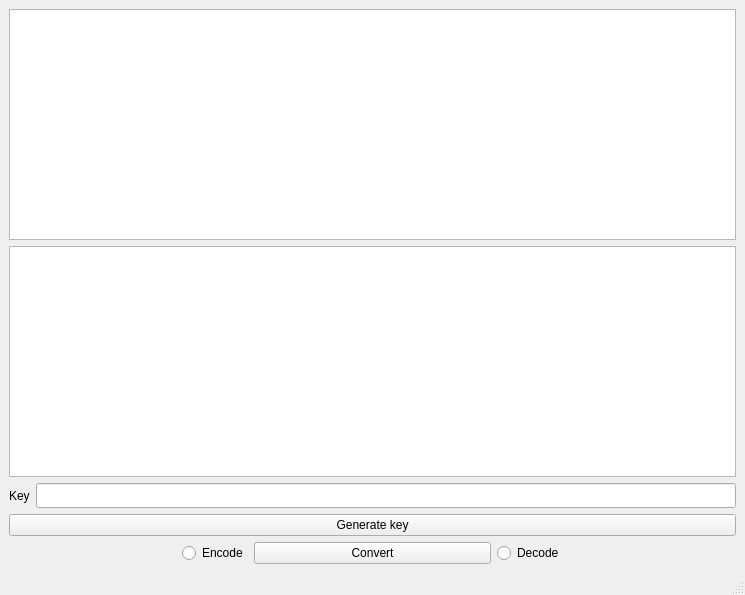
<?xml version="1.0" encoding="UTF-8"?>
<ui version="4.0">
 <class>MainWindow</class>
 <widget class="QMainWindow" name="MainWindow">
  <property name="geometry">
   <rect>
    <x>0</x>
    <y>0</y>
    <width>745</width>
    <height>595</height>
   </rect>
  </property>
  <property name="windowTitle">
   <string>MainWindow</string>
  </property>
  <widget class="QWidget" name="centralwidget">
   <layout class="QHBoxLayout" name="horizontalLayout">
    <item>
     <layout class="QVBoxLayout" name="verticalLayout_2">
      <item>
       <widget class="QPlainTextEdit" name="input">
        <property name="font">
         <font>
          <family>JetBrains Mono</family>
         </font>
        </property>
       </widget>
      </item>
      <item>
       <widget class="QPlainTextEdit" name="output">
        <property name="font">
         <font>
          <family>JetBrains Mono</family>
         </font>
        </property>
        <property name="readOnly">
         <bool>true</bool>
        </property>
       </widget>
      </item>
      <item>
       <layout class="QHBoxLayout" name="horizontalLayout_3">
        <item>
         <widget class="QLabel" name="keyLabel">
          <property name="text">
           <string>Key</string>
          </property>
         </widget>
        </item>
        <item>
         <widget class="QLineEdit" name="keyLineEdit">
          <property name="font">
           <font>
            <family>JetBrains Mono</family>
           </font>
          </property>
          <property name="readOnly">
           <bool>true</bool>
          </property>
         </widget>
        </item>
       </layout>
      </item>
      <item>
       <widget class="QPushButton" name="generateButton">
        <property name="text">
         <string>Generate key</string>
        </property>
       </widget>
      </item>
      <item>
       <layout class="QHBoxLayout" name="horizontalLayout_2">
        <item alignment="Qt::AlignRight">
         <widget class="QRadioButton" name="encodeRadioButton">
          <property name="text">
           <string>Encode</string>
          </property>
         </widget>
        </item>
        <item>
         <widget class="QPushButton" name="convertButton">
          <property name="maximumSize">
           <size>
            <width>237</width>
            <height>16777215</height>
           </size>
          </property>
          <property name="text">
           <string>Convert</string>
          </property>
         </widget>
        </item>
        <item alignment="Qt::AlignLeft">
         <widget class="QRadioButton" name="decodeRadioButton">
          <property name="text">
           <string>Decode</string>
          </property>
         </widget>
        </item>
       </layout>
      </item>
     </layout>
    </item>
   </layout>
  </widget>
  <widget class="QStatusBar" name="statusbar"/>
 </widget>
 <resources/>
 <connections>
  <connection>
   <sender>convertButton</sender>
   <signal>clicked()</signal>
   <receiver>MainWindow</receiver>
   <slot>convertButton()</slot>
   <hints>
    <hint type="sourcelabel">
     <x>372</x>
     <y>546</y>
    </hint>
    <hint type="destinationlabel">
     <x>372</x>
     <y>297</y>
    </hint>
   </hints>
  </connection>
  <connection>
   <sender>generateButton</sender>
   <signal>clicked()</signal>
   <receiver>MainWindow</receiver>
   <slot>generateButton()</slot>
   <hints>
    <hint type="sourcelabel">
     <x>372</x>
     <y>512</y>
    </hint>
    <hint type="destinationlabel">
     <x>372</x>
     <y>297</y>
    </hint>
   </hints>
  </connection>
  <connection>
   <sender>encodeRadioButton</sender>
   <signal>clicked()</signal>
   <receiver>MainWindow</receiver>
   <slot>setEncodeMode()</slot>
   <hints>
    <hint type="sourcelabel">
     <x>205</x>
     <y>546</y>
    </hint>
    <hint type="destinationlabel">
     <x>372</x>
     <y>297</y>
    </hint>
   </hints>
  </connection>
  <connection>
   <sender>decodeRadioButton</sender>
   <signal>clicked()</signal>
   <receiver>MainWindow</receiver>
   <slot>setDecodeMode()</slot>
   <hints>
    <hint type="sourcelabel">
     <x>539</x>
     <y>546</y>
    </hint>
    <hint type="destinationlabel">
     <x>372</x>
     <y>297</y>
    </hint>
   </hints>
  </connection>
  <connection>
   <sender>input</sender>
   <signal>textChanged()</signal>
   <receiver>MainWindow</receiver>
   <slot>toggleConvertButton()</slot>
   <hints>
    <hint type="sourcelabel">
     <x>372</x>
     <y>119</y>
    </hint>
    <hint type="destinationlabel">
     <x>372</x>
     <y>297</y>
    </hint>
   </hints>
  </connection>
 </connections>
 <slots>
  <slot>convertButton()</slot>
  <slot>setEncodeMode()</slot>
  <slot>setDecodeMode()</slot>
  <slot>toggleConvertButton()</slot>
  <slot>generateButton()</slot>
 </slots>
</ui>
